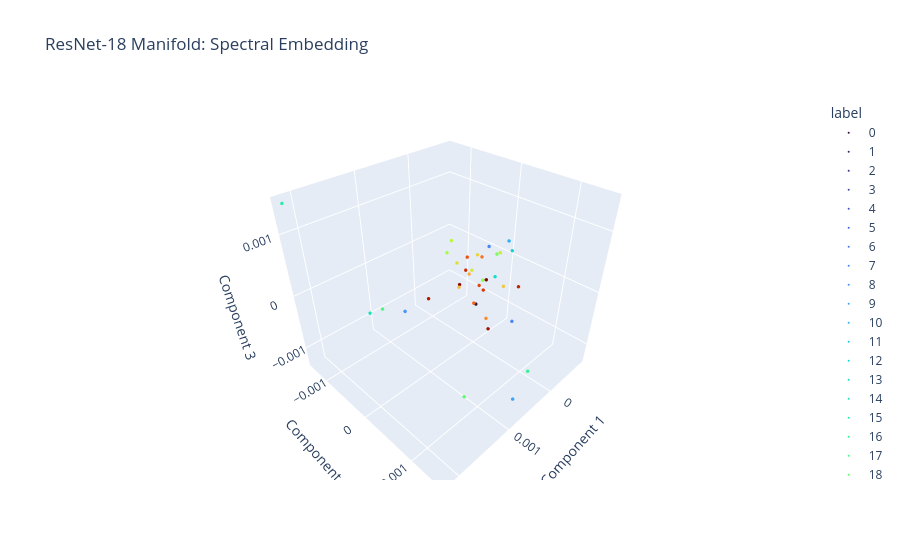

Notebook code for this chart:
### Markdown cell above
# Bonus 
The paper [Manifold Learning: what, how and why?](https://arxiv.org/abs/2311.03757) is an interesting reading that explains different kinds of embedding techniques for dimensionality reduction.<br>
Despite the article goes towards a definition of **Manifold Learning** from a statistical point of view, it has been used here in order to consider a dimensionality reduction technique that is different from PCA. <br>
The considered technique is the one introduced in *section 4.1*: **Diffusion Maps** and is part of the "macro-category" of one-shot embedding algorithms.<br>

## TL;DR Diffusion Maps (DM) and their usage in SkLearn
**DM** algorithm works on the Laplacian Matrix that is defined as follows:
1. Computes a similarity matrix, namely represting distances between points. In the **SkLearn implementation** they actually use a neighbors graph, especially as shown in the source code at: [affinity matrix computation via k_nearest](https://github.com/scikit-learn/scikit-learn/blob/main/sklearn/neighbors/_base.py#L960)
2. The Laplacian Matrix is then obtained by subtracting the similarity matrix K from the Degree Matrix D, where D is a diagonal matrix containing the sums of the rows of the affinity matrix: L=D−K.
3. The SkLearn code again shows the usage of *norm_laplacian=True*, so they actually use a different formulation of the Laplacian, that in the paper is called **Normalized Laplacian**.
4. Given the Laplacian this method computes its eigenvalues and given a projection dimension (in our case 3) it considers the three eigenvectors related to the m+1 smallest eigenvalues and by "h-stacking" them (sorry for the term) it computes the new coordinates in the new manifold.

### Code cell
from sklearn.manifold import SpectralEmbedding

SPECTRAL_DIR = "../experiments/embeddings/SPECTRAL/"
SPECTRAL_FILENAME = "se_results.pkl"
pickle_path = os.path.join(SPECTRAL_DIR, SPECTRAL_FILENAME)
os.makedirs(SPECTRAL_DIR, exist_ok=True)

# Since this computation takes a while (made some tests before)
# we are going to check if the file exists, if it already exists, it means
# that those embeddings were already computed and we load them from the mem instead of recompute all!
if os.path.exists(pickle_path):
    print("[WARNING] Spectral Embdeddings already computed, loading them from: {}".format(pickle_path))
    with open(pickle_path, "rb") as f:
        se_results = pickle.load(f)
else:
    print("[WARNING] Spectral Embdeddings computation started {}".format(pickle_path))
    print("Embeddings shape: {}".format(ft_embeddings.shape))
    ft_scaled = normalize_embeddings(ft_embeddings)
    spectral_embeddings = SpectralEmbedding(n_components=3, affinity='nearest_neighbors', n_neighbors=100, eigen_solver='arpack', random_state=99)
    se_results = spectral_embeddings.fit_transform(ft_scaled)
    # saving them
    with open(pickle_path, 'wb') as f:
        pickle.dump(se_results, f)
    print("Spectral Embeddings saved at: {}".format(pickle_path))

plot_embeddings(embeddings=se_results, labels=ft_labels, title="ResNet-18 Manifold: Spectral Embedding", save_path=os.path.join(SPECTRAL_DIR, "spectral_manifold_threedim.png"))
plot_embeddings(embeddings=se_results, labels=ft_labels, title="ResNet-18 Manifold: Spectral Embedding", type="plotly")

### Figure 1 — Plotly figure (JSON) as saved in the notebook; plotly's stock layout.template omitted (floating-point values rounded to 4 significant figures; data arrays with more than 128 entries replaced by an {"elided": "..."} marker saying what was removed)
{"data": [{"hovertemplate": "label=0<br>Component 1=%{x}<br>Component 2=%{y}<br>Component 3=%{z}<extra></extra>", "legendgroup": "0", "marker": {"color": "#30123b", "size": 2, "symbol": "circle"}, "mode": "markers", "name": "0", "scene": "scene", "showlegend": true, "type": "scatter3d", "x": {"elided": "150 float values"}, "y": {"elided": "150 float values"}, "z": {"elided": "150 float values"}}, {"hovertemplate": "label=1<br>Component 1=%{x}<br>Component 2=%{y}<br>Component 3=%{z}<extra></extra>", "legendgroup": "1", "marker": {"color": "#372466", "size": 2, "symbol": "circle"}, "mode": "markers", "name": "1", "scene": "scene", "showlegend": true, "type": "scatter3d", "x": {"elided": "1500 float values"}, "y": {"elided": "1500 float values"}, "z": {"elided": "1500 float values"}}, {"hovertemplate": "label=2<br>Component 1=%{x}<br>Component 2=%{y}<br>Component 3=%{z}<extra></extra>", "legendgroup": "2", "marker": {"color": "#3d358b", "size": 2, "symbol": "circle"}, "mode": "markers", "name": "2", "scene": "scene", "showlegend": true, "type": "scatter3d", "x": {"elided": "1500 float values"}, "y": {"elided": "1500 float values"}, "z": {"elided": "1500 float values"}}, {"hovertemplate": "label=3<br>Component 1=%{x}<br>Component 2=%{y}<br>Component 3=%{z}<extra></extra>", "legendgroup": "3", "marker": {"color": "#4146ac", "size": 2, "symbol": "circle"}, "mode": "markers", "name": "3", "scene": "scene", "showlegend": true, "type": "scatter3d", "x": {"elided": "960 float values"}, "y": {"elided": "960 float values"}, "z": {"elided": "960 float values"}}, {"hovertemplate": "label=4<br>Component 1=%{x}<br>Component 2=%{y}<br>Component 3=%{z}<extra></extra>", "legendgroup": "4", "marker": {"color": "#4456c7", "size": 2, "symbol": "circle"}, "mode": "markers", "name": "4", "scene": "scene", "showlegend": true, "type": "scatter3d", "x": {"elided": "1320 float values"}, "y": {"elided": "1320 float values"}, "z": {"elided": "1320 float values"}}, {"hovertemplate": "label=5<br>Component 1=%{x}<br>Component 2=%{y}<br>Component 3=%{z}<extra></extra>", "legendgroup": "5", "marker": {"color": "#4666dd", "size": 2, "symbol": "circle"}, "mode": "markers", "name": "5", "scene": "scene", "showlegend": true, "type": "scatter3d", "x": {"elided": "1260 float values"}, "y": {"elided": "1260 float values"}, "z": {"elided": "1260 float values"}}, {"hovertemplate": "label=6<br>Component 1=%{x}<br>Component 2=%{y}<br>Component 3=%{z}<extra></extra>", "legendgroup": "6", "marker": {"color": "#4776ee", "size": 2, "symbol": "circle"}, "mode": "markers", "name": "6", "scene": "scene", "showlegend": true, "type": "scatter3d", "x": {"elided": "300 float values"}, "y": {"elided": "300 float values"}, "z": {"elided": "300 float values"}}, {"hovertemplate": "label=7<br>Component 1=%{x}<br>Component 2=%{y}<br>Component 3=%{z}<extra></extra>", "legendgroup": "7", "marker": {"color": "#4685fa", "size": 2, "symbol": "circle"}, "mode": "markers", "name": "7", "scene": "scene", "showlegend": true, "type": "scatter3d", "x": {"elided": "960 float values"}, "y": {"elided": "960 float values"}, "z": {"elided": "960 float values"}}, {"hovertemplate": "label=8<br>Component 1=%{x}<br>Component 2=%{y}<br>Component 3=%{z}<extra></extra>", "legendgroup": "8", "marker": {"color": "#4294ff", "size": 2, "symbol": "circle"}, "mode": "markers", "name": "8", "scene": "scene", "showlegend": true, "type": "scatter3d", "x": {"elided": "960 float values"}, "y": {"elided": "960 float values"}, "z": {"elided": "960 float values"}}, {"hovertemplate": "label=9<br>Component 1=%{x}<br>Component 2=%{y}<br>Component 3=%{z}<extra></extra>", "legendgroup": "9", "marker": {"color": "#3aa3fc", "size": 2, "symbol": "circle"}, "mode": "markers", "name": "9", "scene": "scene", "showlegend": true, "type": "scatter3d", "x": {"elided": "990 float values"}, "y": {"elided": "990 float values"}, "z": {"elided": "990 float values"}}, {"hovertemplate": "label=10<br>Component 1=%{x}<br>Component 2=%{y}<br>Component 3=%{z}<extra></extra>", "legendgroup": "10", "marker": {"color": "#2fb2f4", "size": 2, "symbol": "circle"}, "mode": "markers", "name": "10", "scene": "scene", "showlegend": true, "type": "scatter3d", "x": {"elided": "1350 float values"}, "y": {"elided": "1350 float values"}, "z": {"elided": "1350 float values"}}, {"hovertemplate": "label=11<br>Component 1=%{x}<br>Component 2=%{y}<br>Component 3=%{z}<extra></extra>", "legendgroup": "11", "marker": {"color": "#23c3e4", "size": 2, "symbol": "circle"}, "mode": "markers", "name": "11", "scene": "scene", "showlegend": true, "type": "scatter3d", "x": {"elided": "900 float values"}, "y": {"elided": "900 float values"}, "z": {"elided": "900 float values"}}, {"hovertemplate": "label=12<br>Component 1=%{x}<br>Component 2=%{y}<br>Component 3=%{z}<extra></extra>", "legendgroup": "12", "marker": {"color": "#1bd0d5", "size": 2, "symbol": "circle"}, "mode": "markers", "name": "12", "scene": "scene", "showlegend": true, "type": "scatter3d", "x": {"elided": "1410 float values"}, "y": {"elided": "1410 float values"}, "z": {"elided": "1410 float values"}}, {"hovertemplate": "label=13<br>Component 1=%{x}<br>Component 2=%{y}<br>Component 3=%{z}<extra></extra>", "legendgroup": "13", "marker": {"color": "#18dbc5", "size": 2, "symbol": "circle"}, "mode": "markers", "name": "13", "scene": "scene", "showlegend": true, "type": "scatter3d", "x": {"elided": "1440 float values"}, "y": {"elided": "1440 float values"}, "z": {"elided": "1440 float values"}}, {"hovertemplate": "label=14<br>Component 1=%{x}<br>Component 2=%{y}<br>Component 3=%{z}<extra></extra>", "legendgroup": "14", "marker": {"color": "#1ae4b6", "size": 2, "symbol": "circle"}, "mode": "markers", "name": "14", "scene": "scene", "showlegend": true, "type": "scatter3d", "x": {"elided": "540 float values"}, "y": {"elided": "540 float values"}, "z": {"elided": "540 float values"}}, {"hovertemplate": "label=15<br>Component 1=%{x}<br>Component 2=%{y}<br>Component 3=%{z}<extra></extra>", "legendgroup": "15", "marker": {"color": "#25eca7", "size": 2, "symbol": "circle"}, "mode": "markers", "name": "15", "scene": "scene", "showlegend": true, "type": "scatter3d", "x": {"elided": "420 float values"}, "y": {"elided": "420 float values"}, "z": {"elided": "420 float values"}}, {"hovertemplate": "label=16<br>Component 1=%{x}<br>Component 2=%{y}<br>Component 3=%{z}<extra></extra>", "legendgroup": "16", "marker": {"color": "#35f394", "size": 2, "symbol": "circle"}, "mode": "markers", "name": "16", "scene": "scene", "showlegend": true, "type": "scatter3d", "x": {"elided": "300 float values"}, "y": {"elided": "300 float values"}, "z": {"elided": "300 float values"}}, {"hovertemplate": "label=17<br>Component 1=%{x}<br>Component 2=%{y}<br>Component 3=%{z}<extra></extra>", "legendgroup": "17", "marker": {"color": "#4af880", "size": 2, "symbol": "circle"}, "mode": "markers", "name": "17", "scene": "scene", "showlegend": true, "type": "scatter3d", "x": {"elided": "750 float values"}, "y": {"elided": "750 float values"}, "z": {"elided": "750 float values"}}, {"hovertemplate": "label=18<br>Component 1=%{x}<br>Component 2=%{y}<br>Component 3=%{z}<extra></extra>", "legendgroup": "18", "marker": {"color": "#61fc6c", "size": 2, "symbol": "circle"}, "mode": "markers", "name": "18", "scene": "scene", "showlegend": true, "type": "scatter3d", "x": {"elided": "810 float values"}, "y": {"elided": "810 float values"}, "z": {"elided": "810 float values"}}, {"hovertemplate": "label=19<br>Component 1=%{x}<br>Component 2=%{y}<br>Component 3=%{z}<extra></extra>", "legendgroup": "19", "marker": {"color": "#79fe59", "size": 2, "symbol": "circle"}, "mode": "markers", "name": "19", "scene": "scene", "showlegend": true, "type": "scatter3d", "x": {"elided": "150 float values"}, "y": {"elided": "150 float values"}, "z": {"elided": "150 float values"}}, {"hovertemplate": "label=20<br>Component 1=%{x}<br>Component 2=%{y}<br>Component 3=%{z}<extra></extra>", "legendgroup": "20", "marker": {"color": "#8fff49", "size": 2, "symbol": "circle"}, "mode": "markers", "name": "20", "scene": "scene", "showlegend": true, "type": "scatter3d", "x": {"elided": "240 float values"}, "y": {"elided": "240 float values"}, "z": {"elided": "240 float values"}}, {"hovertemplate": "label=21<br>Component 1=%{x}<br>Component 2=%{y}<br>Component 3=%{z}<extra></extra>", "legendgroup": "21", "marker": {"color": "#a4fc3c", "size": 2, "symbol": "circle"}, "mode": "markers", "name": "21", "scene": "scene", "showlegend": true, "type": "scatter3d", "x": {"elided": "240 float values"}, "y": {"elided": "240 float values"}, "z": {"elided": "240 float values"}}, {"hovertemplate": "label=22<br>Component 1=%{x}<br>Component 2=%{y}<br>Component 3=%{z}<extra></extra>", "legendgroup": "22", "marker": {"color": "#b4f836", "size": 2, "symbol": "circle"}, "mode": "markers", "name": "22", "scene": "scene", "showlegend": true, "type": "scatter3d", "x": {"elided": "270 float values"}, "y": {"elided": "270 float values"}, "z": {"elided": "270 float values"}}, {"hovertemplate": "label=23<br>Component 1=%{x}<br>Component 2=%{y}<br>Component 3=%{z}<extra></extra>", "legendgroup": "23", "marker": {"color": "#c3f134", "size": 2, "symbol": "circle"}, "mode": "markers", "name": "23", "scene": "scene", "showlegend": true, "type": "scatter3d", "x": {"elided": "360 float values"}, "y": {"elided": "360 float values"}, "z": {"elided": "360 float values"}}, {"hovertemplate": "label=24<br>Component 1=%{x}<br>Component 2=%{y}<br>Component 3=%{z}<extra></extra>", "legendgroup": "24", "marker": {"color": "#d2e935", "size": 2, "symbol": "circle"}, "mode": "markers", "name": "24", "scene": "scene", "showlegend": true, "type": "scatter3d", "x": {"elided": "180 float values"}, "y": {"elided": "180 float values"}, "z": {"elided": "180 float values"}}, {"hovertemplate": "label=25<br>Component 1=%{x}<br>Component 2=%{y}<br>Component 3=%{z}<extra></extra>", "legendgroup": "25", "marker": {"color": "#dfdf37", "size": 2, "symbol": "circle"}, "mode": "markers", "name": "25", "scene": "scene", "showlegend": true, "type": "scatter3d", "x": {"elided": "1020 float values"}, "y": {"elided": "1020 float values"}, "z": {"elided": "1020 float values"}}, {"hovertemplate": "label=26<br>Component 1=%{x}<br>Component 2=%{y}<br>Component 3=%{z}<extra></extra>", "legendgroup": "26", "marker": {"color": "#ebd339", "size": 2, "symbol": "circle"}, "mode": "markers", "name": "26", "scene": "scene", "showlegend": true, "type": "scatter3d", "x": {"elided": "420 float values"}, "y": {"elided": "420 float values"}, "z": {"elided": "420 float values"}}, {"hovertemplate": "label=27<br>Component 1=%{x}<br>Component 2=%{y}<br>Component 3=%{z}<extra></extra>", "legendgroup": "27", "marker": {"color": "#f4c73a", "size": 2, "symbol": "circle"}, "mode": "markers", "name": "27", "scene": "scene", "showlegend": true, "type": "scatter3d", "x": {"elided": "180 float values"}, "y": {"elided": "180 float values"}, "z": {"elided": "180 float values"}}, {"hovertemplate": "label=28<br>Component 1=%{x}<br>Component 2=%{y}<br>Component 3=%{z}<extra></extra>", "legendgroup": "28", "marker": {"color": "#faba39", "size": 2, "symbol": "circle"}, "mode": "markers", "name": "28", "scene": "scene", "showlegend": true, "type": "scatter3d", "x": {"elided": "360 float values"}, "y": {"elided": "360 float values"}, "z": {"elided": "360 float values"}}, {"hovertemplate": "label=29<br>Component 1=%{x}<br>Component 2=%{y}<br>Component 3=%{z}<extra></extra>", "legendgroup": "29", "marker": {"color": "#fdac34", "size": 2, "symbol": "circle"}, "mode": "markers", "name": "29", "scene": "scene", "showlegend": true, "type": "scatter3d", "x": {"elided": "180 float values"}, "y": {"elided": "180 float values"}, "z": {"elided": "180 float values"}}, {"hovertemplate": "label=30<br>Component 1=%{x}<br>Component 2=%{y}<br>Component 3=%{z}<extra></extra>", "legendgroup": "30", "marker": {"color": "#fe9b2d", "size": 2, "symbol": "circle"}, "mode": "markers", "name": "30", "scene": "scene", "showlegend": true, "type": "scatter3d", "x": {"elided": "300 float values"}, "y": {"elided": "300 float values"}, "z": {"elided": "300 float values"}}, {"hovertemplate": "label=31<br>Component 1=%{x}<br>Component 2=%{y}<br>Component 3=%{z}<extra></extra>", "legendgroup": "31", "marker": {"color": "#fd8a26", "size": 2, "symbol": "circle"}, "mode": "markers", "name": "31", "scene": "scene", "showlegend": true, "type": "scatter3d", "x": {"elided": "540 float values"}, "y": {"elided": "540 float values"}, "z": {"elided": "540 float values"}}, {"hovertemplate": "label=32<br>Component 1=%{x}<br>Component 2=%{y}<br>Component 3=%{z}<extra></extra>", "legendgroup": "32", "marker": {"color": "#f9751d", "size": 2, "symbol": "circle"}, "mode": "markers", "name": "32", "scene": "scene", "showlegend": true, "type": "scatter3d", "x": {"elided": "180 float values"}, "y": {"elided": "180 float values"}, "z": {"elided": "180 float values"}}, {"hovertemplate": "label=33<br>Component 1=%{x}<br>Component 2=%{y}<br>Component 3=%{z}<extra></extra>", "legendgroup": "33", "marker": {"color": "#f36315", "size": 2, "symbol": "circle"}, "mode": "markers", "name": "33", "scene": "scene", "showlegend": true, "type": "scatter3d", "x": {"elided": "480 float values"}, "y": {"elided": "480 float values"}, "z": {"elided": "480 float values"}}, {"hovertemplate": "label=34<br>Component 1=%{x}<br>Component 2=%{y}<br>Component 3=%{z}<extra></extra>", "legendgroup": "34", "marker": {"color": "#ec530f", "size": 2, "symbol": "circle"}, "mode": "markers", "name": "34", "scene": "scene", "showlegend": true, "type": "scatter3d", "x": {"elided": "300 float values"}, "y": {"elided": "300 float values"}, "z": {"elided": "300 float values"}}, {"hovertemplate": "label=35<br>Component 1=%{x}<br>Component 2=%{y}<br>Component 3=%{z}<extra></extra>", "legendgroup": "35", "marker": {"color": "#e4450a", "size": 2, "symbol": "circle"}, "mode": "markers", "name": "35", "scene": "scene", "showlegend": true, "type": "scatter3d", "x": {"elided": "810 float values"}, "y": {"elided": "810 float values"}, "z": {"elided": "810 float values"}}, {"hovertemplate": "label=36<br>Component 1=%{x}<br>Component 2=%{y}<br>Component 3=%{z}<extra></extra>", "legendgroup": "36", "marker": {"color": "#da3907", "size": 2, "symbol": "circle"}, "mode": "markers", "name": "36", "scene": "scene", "showlegend": true, "type": "scatter3d", "x": {"elided": "270 float values"}, "y": {"elided": "270 float values"}, "z": {"elided": "270 float values"}}, {"hovertemplate": "label=37<br>Component 1=%{x}<br>Component 2=%{y}<br>Component 3=%{z}<extra></extra>", "legendgroup": "37", "marker": {"color": "#ce2d04", "size": 2, "symbol": "circle"}, "mode": "markers", "name": "37", "scene": "scene", "showlegend": true, "type": "scatter3d", "x": {"elided": "150 float values"}, "y": {"elided": "150 float values"}, "z": {"elided": "150 float values"}}, {"hovertemplate": "label=38<br>Component 1=%{x}<br>Component 2=%{y}<br>Component 3=%{z}<extra></extra>", "legendgroup": "38", "marker": {"color": "#c12302", "size": 2, "symbol": "circle"}, "mode": "markers", "name": "38", "scene": "scene", "showlegend": true, "type": "scatter3d", "x": {"elided": "1380 float values"}, "y": {"elided": "1380 float values"}, "z": {"elided": "1380 float values"}}, {"hovertemplate": "label=39<br>Component 1=%{x}<br>Component 2=%{y}<br>Component 3=%{z}<extra></extra>", "legendgroup": "39", "marker": {"color": "#b21a01", "size": 2, "symbol": "circle"}, "mode": "markers", "name": "39", "scene": "scene", "showlegend": true, "type": "scatter3d", "x": {"elided": "210 float values"}, "y": {"elided": "210 float values"}, "z": {"elided": "210 float values"}}, {"hovertemplate": "label=40<br>Component 1=%{x}<br>Component 2=%{y}<br>Component 3=%{z}<extra></extra>", "legendgroup": "40", "marker": {"color": "#a11201", "size": 2, "symbol": "circle"}, "mode": "markers", "name": "40", "scene": "scene", "showlegend": true, "type": "scatter3d", "x": {"elided": "240 float values"}, "y": {"elided": "240 float values"}, "z": {"elided": "240 float values"}}, {"hovertemplate": "label=41<br>Component 1=%{x}<br>Component 2=%{y}<br>Component 3=%{z}<extra></extra>", "legendgroup": "41", "marker": {"color": "#8e0a01", "size": 2, "symbol": "circle"}, "mode": "markers", "name": "41", "scene": "scene", "showlegend": true, "type": "scatter3d", "x": {"elided": "180 float values"}, "y": {"elided": "180 float values"}, "z": {"elided": "180 float values"}}, {"hovertemplate": "label=42<br>Component 1=%{x}<br>Component 2=%{y}<br>Component 3=%{z}<extra></extra>", "legendgroup": "42", "marker": {"color": "#7a0403", "size": 2, "symbol": "circle"}, "mode": "markers", "name": "42", "scene": "scene", "showlegend": true, "type": "scatter3d", "x": {"elided": "180 float values"}, "y": {"elided": "180 float values"}, "z": {"elided": "180 float values"}}], "layout": {"legend": {"title": {"text": "label"}, "tracegroupgap": 0}, "scene": {"domain": {"x": [0, 1], "y": [0, 1]}, "xaxis": {"title": {"text": "Component 1"}}, "yaxis": {"title": {"text": "Component 2"}}, "zaxis": {"title": {"text": "Component 3"}}}, "title": {"text": "ResNet-18 Manifold: Spectral Embedding"}}}
